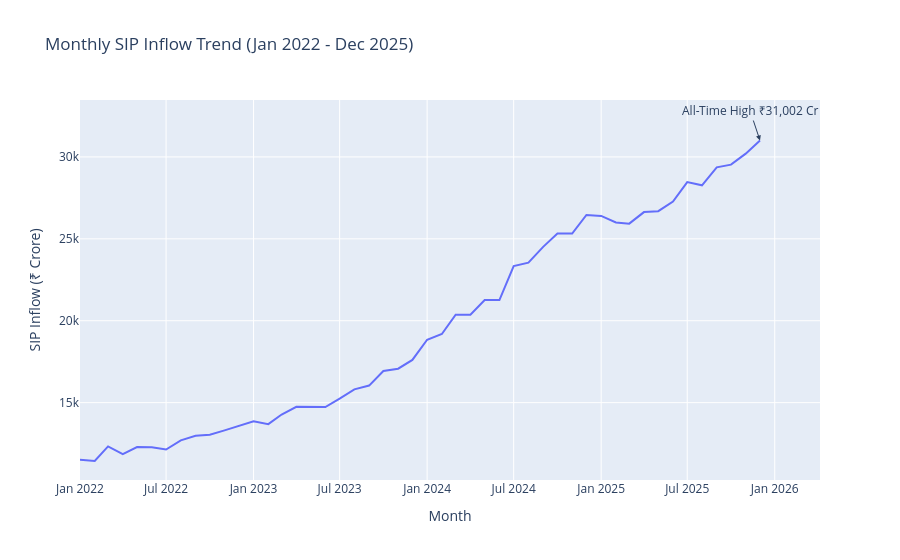

The code cell stored with this chart in its notebook:
### Code cell
import plotly.express as px

fig = px.line(
    monthly_sip_inflows,
    x="month",
    y="sip_inflow_crore",
    title="Monthly SIP Inflow Trend (Jan 2022 - Dec 2025)"
)

fig.add_annotation(
    x="2025-12-01",
    y=31002,
    text="All-Time High ₹31,002 Cr",
    showarrow=True,
    arrowhead=2
)

fig.update_layout(
    xaxis_title="Month",
    yaxis_title="SIP Inflow (₹ Crore)"
)

fig.show()
